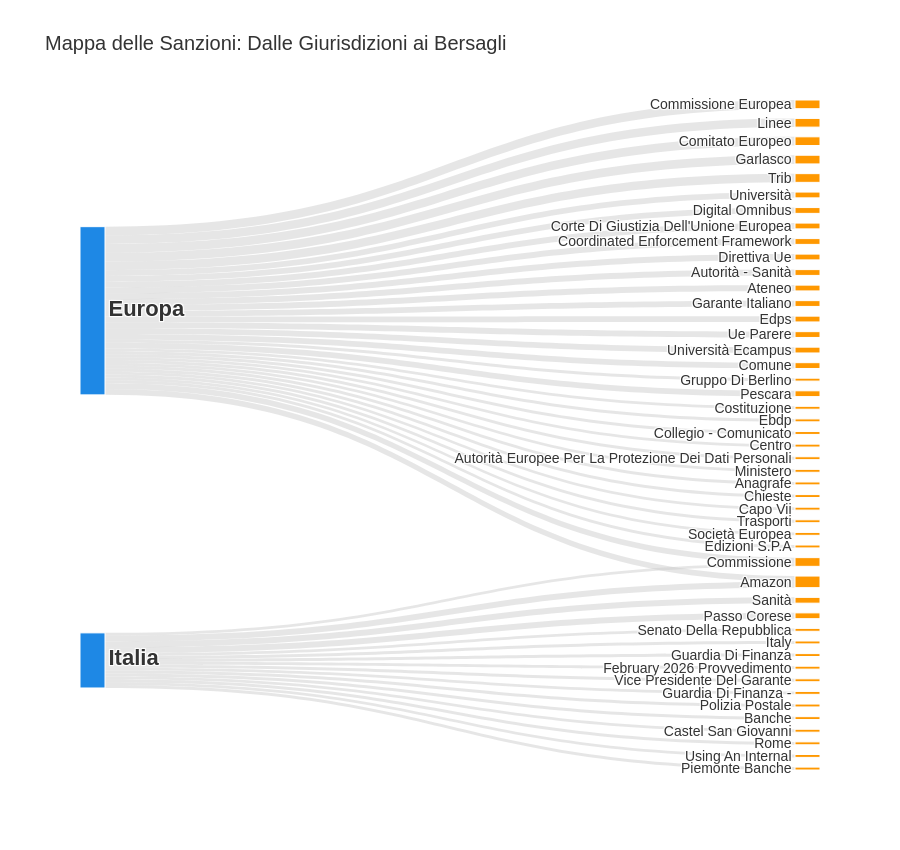

Notebook code for this chart:
### Code cell
import pandas as pd
import ast
import plotly.graph_objects as go
from collections import Counter

# 1. Caricamento Dati
percorso_garante = '../data/processed/gpdp_analyzed.csv'
df_garante = pd.read_csv(percorso_garante)
df_garante['Entita_Coinvolte'] = df_garante['Entita_Coinvolte'].apply(lambda x: ast.literal_eval(x) if isinstance(x, str) else [])

# 2. Prepariamo i flussi
# 2. Prepariamo i flussi
collegamenti = []
for _, riga in df_garante.iterrows():
    geo = riga['Ambito_Geografico']
    for entita in riga['Entita_Coinvolte']:
        # --- LO SCUDO ANTI-CORTOCIRCUITO ---
        # Colleghiamo solo se il nome dell'entità NON è uguale all'area geografica
        if geo.lower() not in entita.lower() and entita.lower() not in geo.lower():
            collegamenti.append((geo, entita))

conteggio_flussi = Counter(collegamenti)

nodi_geo = list(set([c[0] for c in conteggio_flussi.keys()]))
nodi_entita = list(set([c[1] for c in conteggio_flussi.keys()]))
tutti_i_nodi = nodi_geo + nodi_entita
mappa_id = {nodo: i for i, nodo in enumerate(tutti_i_nodi)}

sorgenti = [mappa_id[c[0]] for c in conteggio_flussi.keys()]
destinazioni = [mappa_id[c[1]] for c in conteggio_flussi.keys()]
spessori = list(conteggio_flussi.values())

# --- RESTYLING GRAFICO ---

# A. Colori allegri: Blu per la geografia, Arancione per le aziende
colori_nodi = []
for nodo in tutti_i_nodi:
    if nodo in nodi_geo:
        colori_nodi.append('#1E88E5') # Blu vivace
    else:
        colori_nodi.append('#FF9800') # Arancione allegro

# B. Nomi differenziati (HTML per ingrandire solo le aree geografiche)
etichette_formattate = []
for nodo in tutti_i_nodi:
    if nodo in nodi_geo:
        # Usiamo HTML per fare il testo in Grassetto (<b>) e più grande (22px)
        etichette_formattate.append(f"<b><span style='font-size: 22px;'>{nodo}</span></b>")
    else:
        etichette_formattate.append(nodo)

# Linee grigio chiaro semitrasparenti per non appesantire il fondo bianco
colore_linee = "rgba(200, 200, 200, 0.45)"

# 3. Disegniamo il grafico arioso con Etichette Dinamiche
fig = go.Figure(data=[go.Sankey(
    arrangement = "snap", 
    node = dict(
      pad = 40, 
      thickness = 25,
      line = dict(color = "white", width = 1), 
      label = etichette_formattate,
      color = colori_nodi,
      # Testo quando passi sul rettangolo
      hovertemplate = "%{label}<extra></extra>" 
    ),
    link = dict(
      source = sorgenti,
      target = destinazioni,
      value = spessori, # <-- È QUESTO CHE REGOLA LO SPESSORE AUTOMATICO!
      color = colore_linee,
      hovercolor = "rgba(255, 152, 0, 0.4)", # Diventa arancione quando ci passi sopra
      # --- NOVITÀ: IL TESTO SULLE LINEE ---
      customdata = spessori,
      hovertemplate = "<b>Da:</b> %{source.label}<br><b>Verso:</b> %{target.label}<br><b>Volume:</b> %{customdata} Documenti<extra></extra>"
  ))])

# 4. Impostazioni Sfondo e Font
fig.update_layout(
    title_text="Mappa delle Sanzioni: Dalle Giurisdizioni ai Bersagli", 
    font_size=14,
    height=850, 
    plot_bgcolor="white",
    paper_bgcolor="white",
    font=dict(family="Figtree, Arial, sans-serif", color="#333333") 
)

fig.show()

### Figure 1 — Plotly figure (JSON) as saved in the notebook; plotly's stock layout.template omitted (floating-point values rounded to 4 significant figures)
{"data": [{"arrangement": "snap", "link": {"color": "rgba(200, 200, 200, 0.45)", "customdata": [3, 3, 2, 2, 2, 2, 2, 2, 3, 2, 2, 2, 3, 2, 3, 2, 2, 2, 2, 2, 1, 2, 1, 1, 1, 1, 2, 1, 1, 1, 1, 1, 1, 1, 1, 1, 1, 1, 2, 1, 1, 1, 1, 1, 1, 1, 1, 1, 1], "hovercolor": "rgba(255, 152, 0, 0.4)", "hovertemplate": "<b>Da:</b> %{source.label}<br><b>Verso:</b> %{target.label}<br><b>Volume:</b> %{customdata} Documenti<extra></extra>", "source": [0, 0, 0, 0, 0, 0, 0, 0, 0, 0, 0, 0, 0, 0, 0, 0, 0, 0, 0, 0, 1, 1, 1, 1, 1, 1, 1, 0, 0, 0, 0, 0, 0, 0, 0, 0, 1, 1, 1, 1, 1, 1, 1, 1, 1, 0, 0, 0, 0], "target": [34, 8, 21, 10, 9, 3, 44, 42, 12, 47, 26, 25, 41, 43, 38, 48, 14, 39, 18, 23, 7, 40, 45, 35, 17, 19, 10, 33, 30, 22, 24, 11, 13, 32, 15, 5, 29, 28, 6, 2, 25, 20, 46, 27, 31, 4, 36, 37, 16], "value": [3, 3, 2, 2, 2, 2, 2, 2, 3, 2, 2, 2, 3, 2, 3, 2, 2, 2, 2, 2, 1, 2, 1, 1, 1, 1, 2, 1, 1, 1, 1, 1, 1, 1, 1, 1, 1, 1, 2, 1, 1, 1, 1, 1, 1, 1, 1, 1, 1]}, "node": {"color": ["#1E88E5", "#1E88E5", "#FF9800", "#FF9800", "#FF9800", "#FF9800", "#FF9800", "#FF9800", "#FF9800", "#FF9800", "#FF9800", "#FF9800", "#FF9800", "#FF9800", "#FF9800", "#FF9800", "#FF9800", "#FF9800", "#FF9800", "#FF9800", "#FF9800", "#FF9800", "#FF9800", "#FF9800", "#FF9800", "#FF9800", "#FF9800", "#FF9800", "#FF9800", "#FF9800", "#FF9800", "#FF9800", "#FF9800", "#FF9800", "#FF9800", "#FF9800", "#FF9800", "#FF9800", "#FF9800", "#FF9800", "#FF9800", "#FF9800", "#FF9800", "#FF9800", "#FF9800", "#FF9800", "#FF9800", "#FF9800", "#FF9800"], "hovertemplate": "%{label}<extra></extra>", "label": ["<b><span style='font-size: 22px;'>Europa</span></b>", "<b><span style='font-size: 22px;'>Italia</span></b>", "Senato Della Repubblica", "Università", "Gruppo Di Berlino", "Costituzione", "Sanità", "Italy", "Commissione Europea", "Digital Omnibus", "Amazon", "Ebdp", "Linee", "Collegio - Comunicato", "Corte Di Giustizia Dell'Unione Europea", "Centro", "Autorità Europee Per La Protezione Dei Dati Personali", "Guardia Di Finanza", "Coordinated Enforcement Framework", "February 2026 Provvedimento", "Vice Presidente Del Garante", "Direttiva Ue", "Ministero", "Autorità - Sanità", "Anagrafe", "Commissione", "Ateneo", "Guardia Di Finanza -", "Polizia Postale", "Banche", "Chieste", "Castel San Giovanni", "Capo Vii", "Trasporti", "Comitato Europeo", "Rome", "Società Europea", "Edizioni S.P.A", "Garlasco", "Garante Italiano", "Passo Corese", "Trib", "Edps", "Ue Parere", "Università Ecampus", "Using An Internal", "Piemonte Banche", "Comune", "Pescara"], "line": {"color": "white", "width": 1}, "pad": 40, "thickness": 25}, "type": "sankey"}], "layout": {"font": {"color": "#333333", "family": "Figtree, Arial, sans-serif", "size": 14}, "height": 850, "paper_bgcolor": "white", "plot_bgcolor": "white", "title": {"text": "Mappa delle Sanzioni: Dalle Giurisdizioni ai Bersagli"}}}
